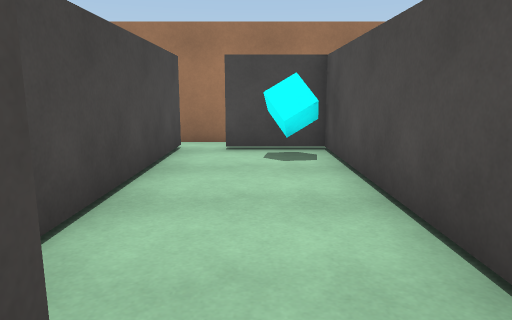
view 1 (above)

15 first-person views from a walk through a Unity game level. The camera is 1.2 m above the floor, tilts 10° down and sees 70° across. The floor is counted in squares, 1 m on a side. Each view is taken from the middle of a square. On the plan, view 1 faces up. The plan holds only what a view shows up to about 15 squares ahead; the rest is blank. The player is left out.

view 2
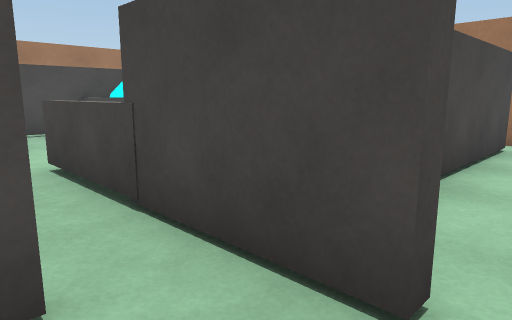

view 3
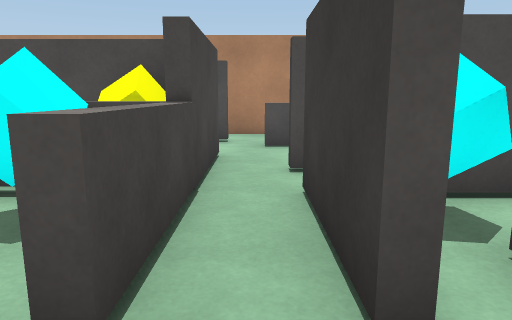

view 4
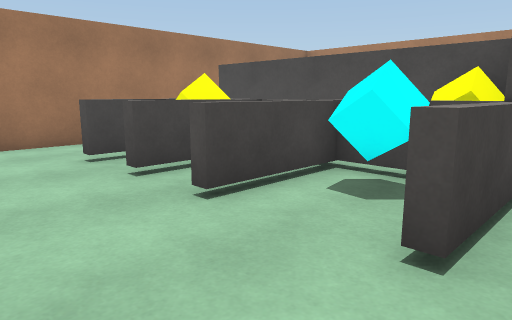

view 5
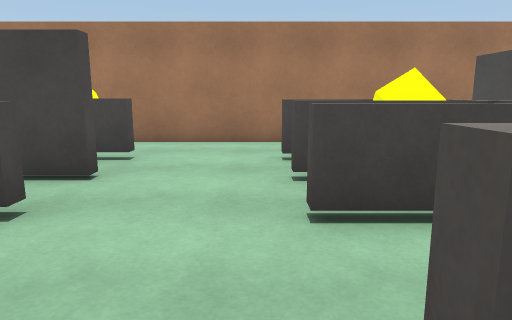

view 6
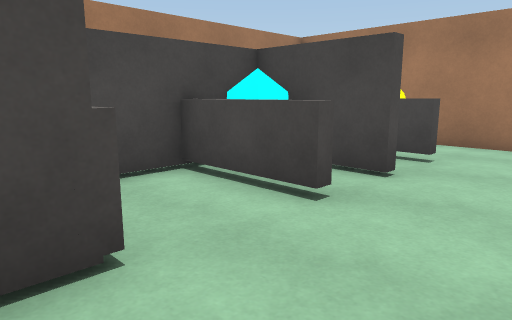

view 7
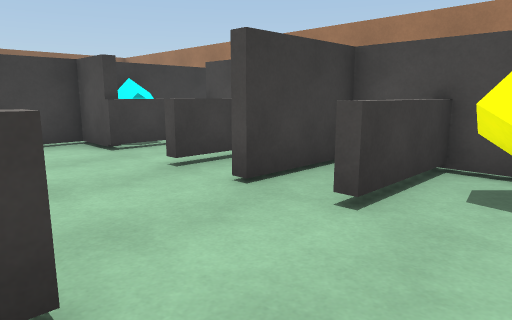

view 8
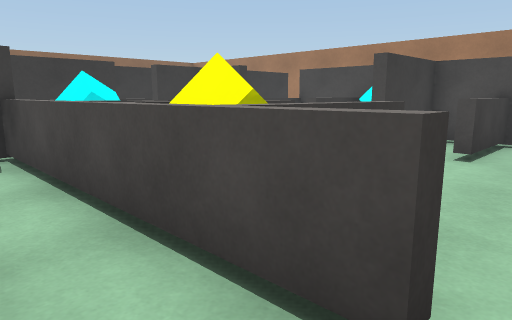

view 9
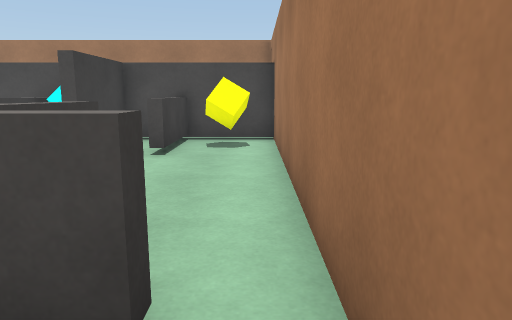

view 10
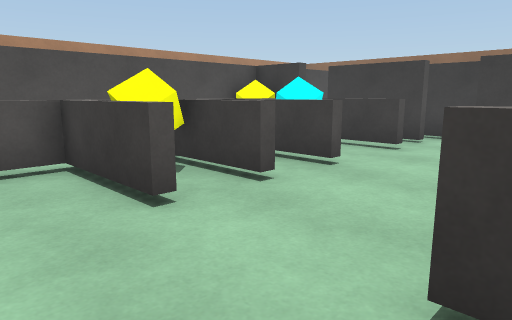

view 11
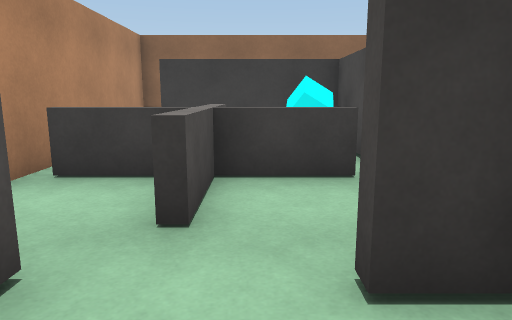

view 12
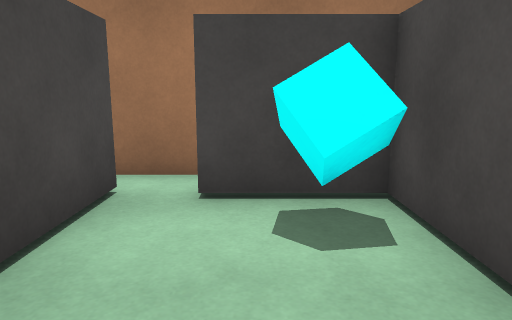

view 13
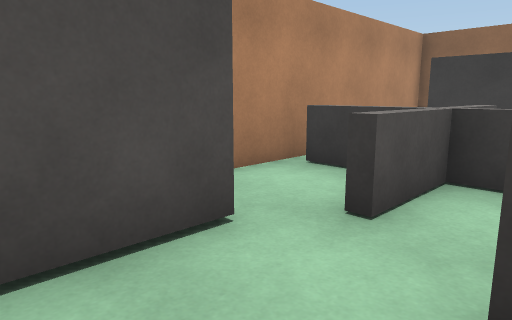

view 14
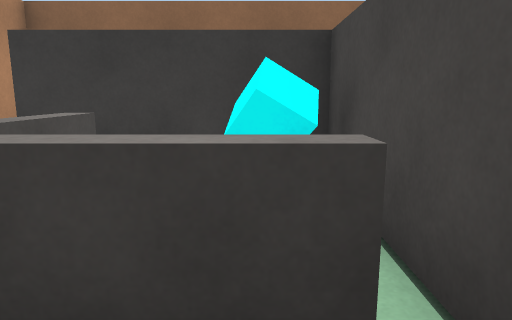

view 15
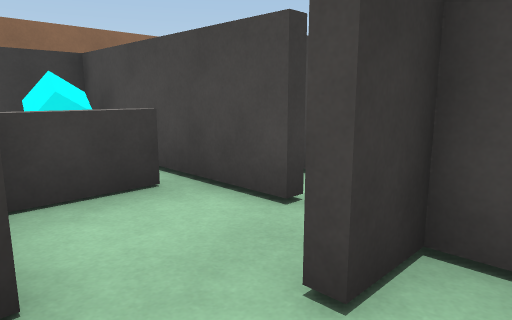

### Floor plan
Key: @ floor where view 1 was taken; # wall or solid block; . floor; = window, fence, low wall or low ledge; ^ raised ledge; C cyan cube; Y yellow cube.
Columns run from 12 left of view 1 to 3 right of it. Each row starts with its distance up from view 1.
 10 ############
  9 #..........#
  8 #Y......^.#####
  7 #==...==^.#..C#
  6 #.......Y.#...#
  5 ###...==^.#...#
  4 ##=...##^.#...#
  3 #.....==^.#...#
  2 #.......CY#...#
  1 ###...^^^###..##
  0   #.........@=##
 -1   ###.###.#..=.#
 -2     ##### #====#
 -3         # #=== #
 -4           #  = #
 -5           #C = #
 -6           ######

Positions as (right, up) in squares from view 1, and headings:
1: (0, 0), facing up
2: (0, -1), facing up-left
3: (-8, 0), facing right
4: (-9, 0), facing up-right
5: (-7, 0), facing up
6: (-7, 0), facing up-left
7: (-6, 9), facing down-left
8: (-2, 9), facing down-left
9: (-2, 9), facing left
10: (-10, 9), facing down-right
11: (0, 3), facing down
12: (0, 4), facing up
13: (-1, 3), facing down-right
14: (-1, -1), facing down
15: (1, 2), facing down-left
